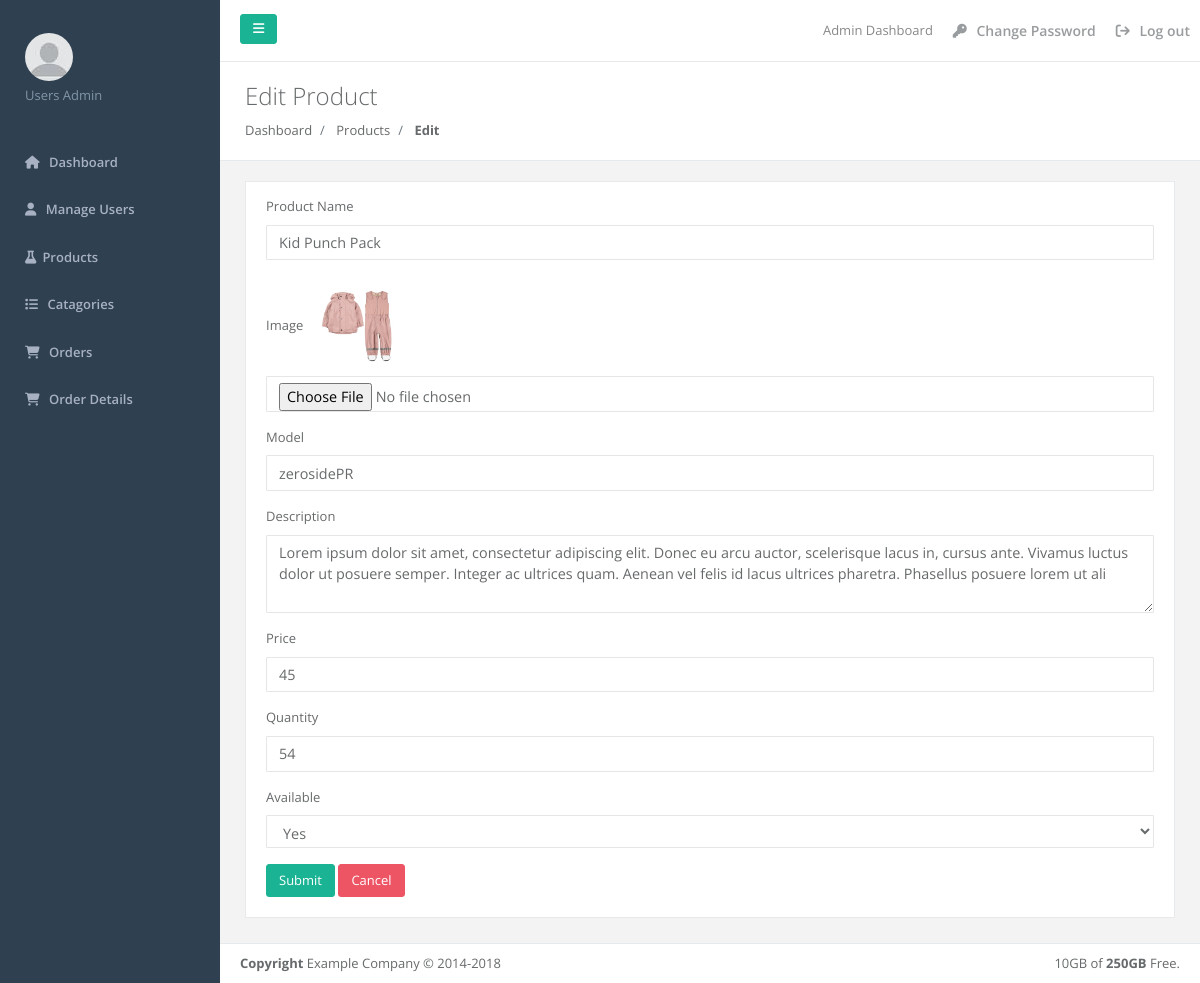
The page /admin/editproduct.php?id=45 on the database its author committed.
### tables this page shows
CREATE TABLE IF NOT EXISTS `products` (
  `id` bigint NOT NULL AUTO_INCREMENT,
  `catagory_id` bigint NOT NULL,
  `name` varchar(255) NOT NULL,
  `slug` varchar(255) NOT NULL,
  `image` varchar(255) NOT NULL,
  `model` varchar(255) NOT NULL,
  `discription` varchar(255) NOT NULL,
  `price` bigint NOT NULL,
  `quantity` bigint NOT NULL,
  `available` varchar(255) NOT NULL,
  PRIMARY KEY (`id`)
);

### admin/editproduct.php (the view, shortened to what this page needs)
<?php
include('connection.php');
include('common/header.php');
$productId = isset($_GET['id']) ? $_GET['id'] : 0;
$sql = "SELECT * FROM products WHERE id = ?";
$stmt = $conn->prepare($sql);
$stmt->bind_param("i", $productId);
$stmt->execute();
$result = $stmt->get_result();
$product = $result->fetch_assoc();
if ($product) {
    $name = $product['name'];
    $image = $product['image'];
    $model = $product['model'];
    $discription = $product['discription'];
    $price = $product['price'];
    $quantity = $product['quantity'];
    $available = $product['available'];
}
?>
<body>
    <div id="wrapper">
        <?php
        include('common/sidenav.php');
        ?>
        <div id="page-wrapper" class="gray-bg">
            <div class="row border-bottom">
                <?php
                include('common/topnav.php');
                ?>
            </div>
            <div class="row wrapper border-bottom white-bg page-heading">
                <div class="col-lg-8 col-sm-8 col-xs-8">
                    <h2> Edit Product </h2>
                    <ol class="breadcrumb">
                        <li class="breadcrumb-item">
                            <a href="#">Dashboard</a>
                        </li>
                        <li class="breadcrumb-item active">
                            <a href="#">Products</a>
                        </li>
                        <li class="breadcrumb-item active">
                            <strong> Edit </strong>
                        </li>
                    </ol>
                </div>
            </div>
            <div class="wrapper wrapper-content animated fadeInRight">
                <div class="row">
                    <div class="col-lg-12">
                        <div class="ibox">
                            <div class="ibox-content">
                                <form method="POST" action="editproductcode.php" enctype="multipart/form-data">
                                    <div class="form-group">
                                        <label for="name">Product Name</label>
                                        <input type="text" class="form-control" id="name" name="name" value="<?php echo htmlspecialchars($name); ?>" required>
                                    </div>
                                    <div class="form-group">
                                        <label for="image">Image</label>
                                        <img id="preview" style='max-width: 100px; max-height: 100px;' src="<?php echo htmlspecialchars($image); ?>" alt="">
                                        <input type="file" class="form-control" id="image" name="image" accept="image/*" onchange="previewImage(event)">
                                    </div>
                                    <div class="form-group">
                                        <label for="model">Model</label>
                                        <input type="text" class="form-control" id="model" name="model" value="<?php echo htmlspecialchars($model); ?>" required>
                                    </div>
                                    <div class="form-group">
                                        <label for="discription">Description</label>
                                        <textarea class="form-control" id="discription" name="discription" rows="3" required><?php echo htmlspecialchars($discription); ?></textarea>
                                    </div>
                                    <div class="form-group">
                                        <label for="price">Price</label>
                                        <input type="number" class="form-control" id="price" name="price" value="<?php echo htmlspecialchars($price); ?>" required>
                                    </div>
                                    <div class="form-group">
                                        <label for="quantity">Quantity</label>
                                        <input type="number" class="form-control" id="quantity" name="quantity" value="<?php echo htmlspecialchars($quantity); ?>" required>
                                    </div>
                                    <div class="form-group">
                                        <label for="available">Available</label>
                                        <select class="form-control" id="available" name="available" required>
                                            <option value="1" <?php if ($available == 1) echo "selected"; ?>>Yes</option>
                                        </select>
                                    </div>
                                    <button type="submit" class="btn btn-primary">Submit</button>
                                    <a href="products.php" class="btn btn-danger">Cancel</a>
                                </form>
                            </div>
                        </div>
                    </div>
                </div>
            </div>
            <?php
            include('common/footer.php');
            ?>
        </div>
    </div>
</body>
</html>

### rows shown on the page
products: name "Kid Punch Pack", image (picture), model "zerosidePR", discription "Lorem ipsum dolor sit amet, consectetur adipiscing elit. Donec eu arcu auctor, scelerisque lacus in, cursus ante. Vivamus luctus dolor ut posuere semper. Integer ac ultrices quam. Aenean vel felis id lacus ultrices pharetra. Phasellus posuere lorem ut ali", price "45", quantity "54"
